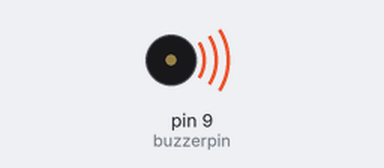
The sketch below on a simulated Arduino Uno, built with avr-gcc and run on an emulated ATmega328P. On the bench: buzzer (waves = sounding).

Above: at 0.4 s.
At 3.0 s:
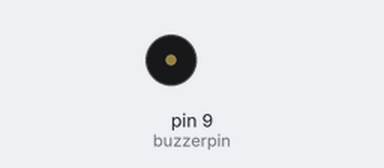
Timing chart, 0 to 6.0 s (numbered marks = the images above):
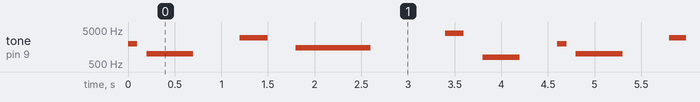

The sketch:

MINIPIANO.ino
```cpp
 const int buzzerpin=9;
      void setup() {
 pinMode(buzzerpin,OUTPUT);
}

void loop() {

tone(buzzerpin,2000);
  delay(100);
  noTone(buzzerpin);
  delay(100);
  tone(buzzerpin,1000);
  delay(500);
  noTone(buzzerpin);
  delay(500);

tone(buzzerpin,3000);
  delay(300);
  noTone(buzzerpin);
  delay(300);
  tone(buzzerpin,1500);
  delay(800);
  noTone(buzzerpin);
  delay(800);

tone(buzzerpin,4000);
  delay(200);
  noTone(buzzerpin);
  delay(200);
  tone(buzzerpin,800);
  delay(400);
  noTone(buzzerpin);
  delay(400);
}
```

Measured:
- by itself, tone on pin 9 (buzzerpin): repeats every 4.6 s: silent 0.10 s, 1000 Hz 0.50 s, silent 0.50 s, 3000 Hz 0.30 s, silent 0.30 s, 1500 Hz 0.80 s, silent 0.80 s, 4000 Hz 0.20 s, silent 0.20 s, 800 Hz 0.40 s, silent 0.40 s, 2000 Hz 0.10 s
